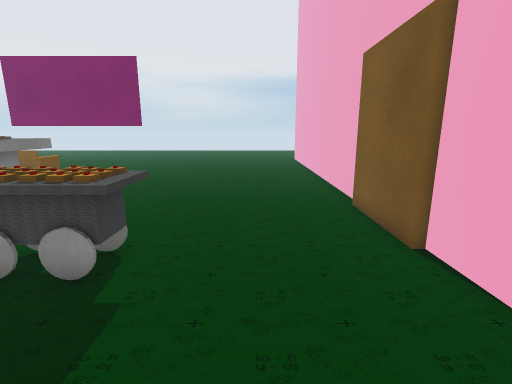
View 1 (above)

16 first-person views from a walk through a scene from a Unity 3-D project. The camera is 1.3 m above the floor, tilts 12° down and sees 85° across. The floor is counted in squares, 0.5 m on a side. Each view is taken from the middle of a square. On the plan, view 1 faces up. The plan holds only what a view shows up to about 19 squares ahead; the rest is blank. The place goes on beyond the plan. The player is left out. Some surface patterns are stand-ins.

View 2
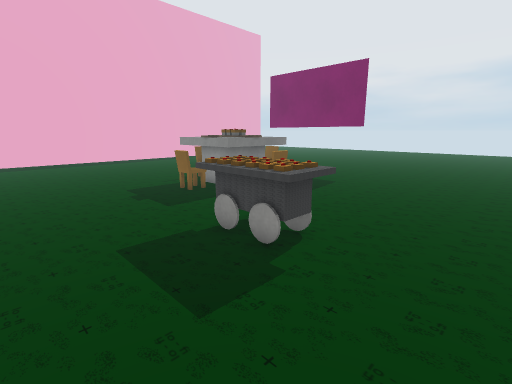

View 3
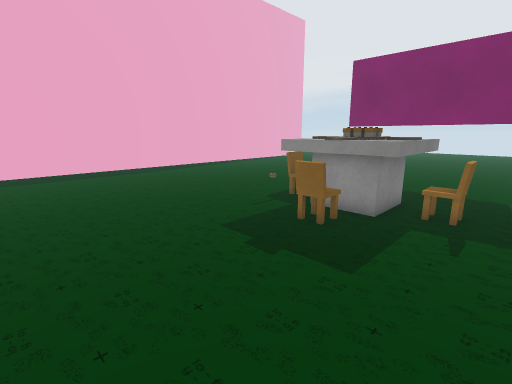

View 4
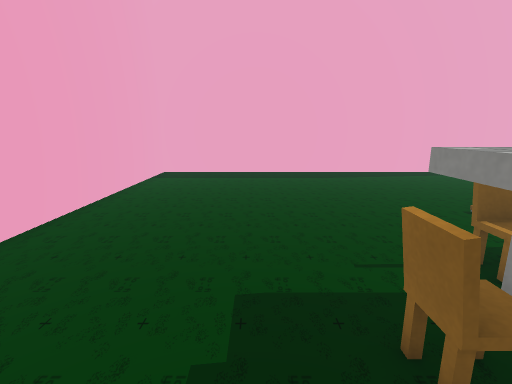

View 5
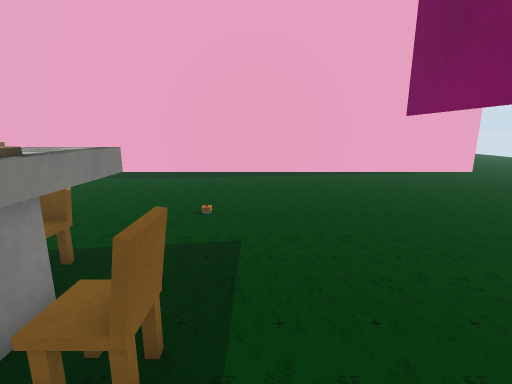

View 6
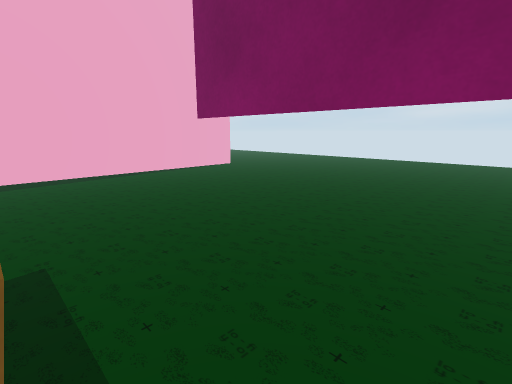

View 7
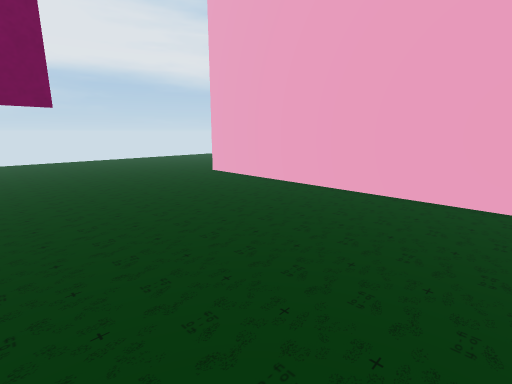

View 8
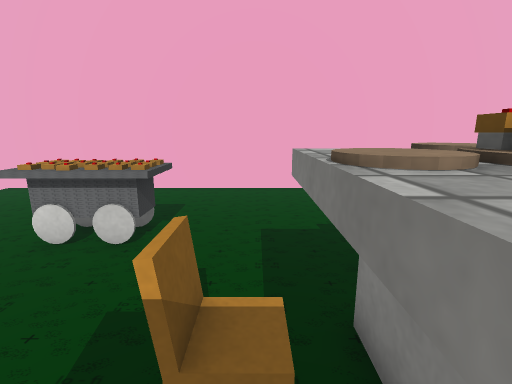

View 9
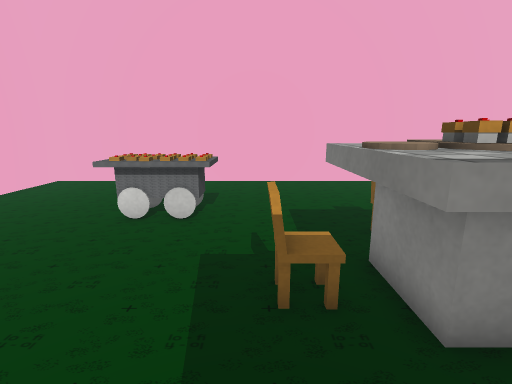

View 10
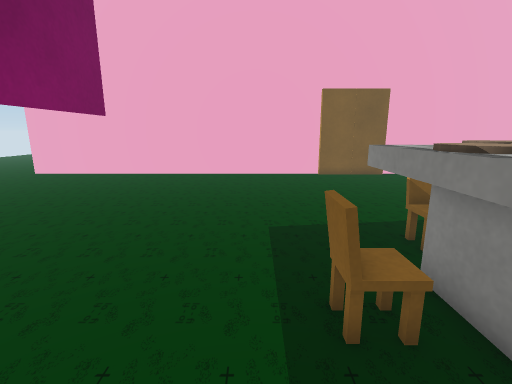

View 11
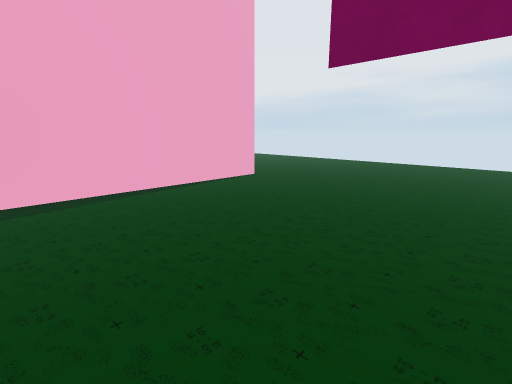

View 12
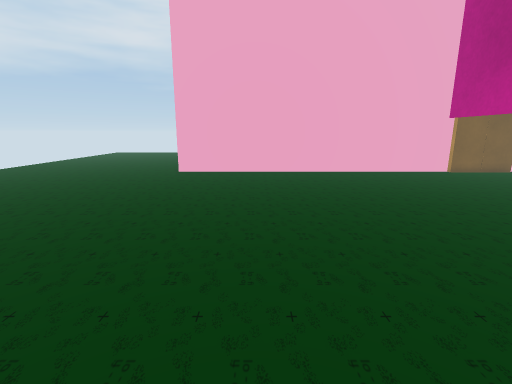

View 13
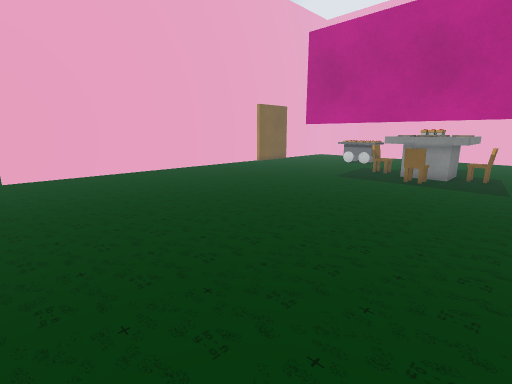

View 14
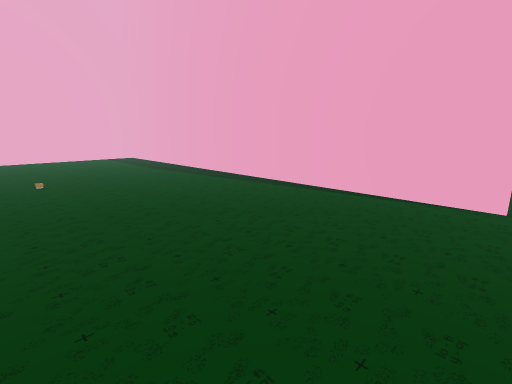

View 15
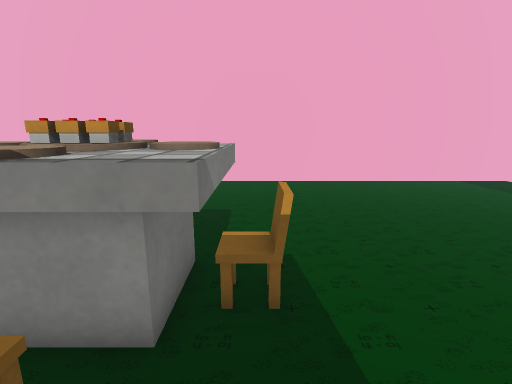

View 16
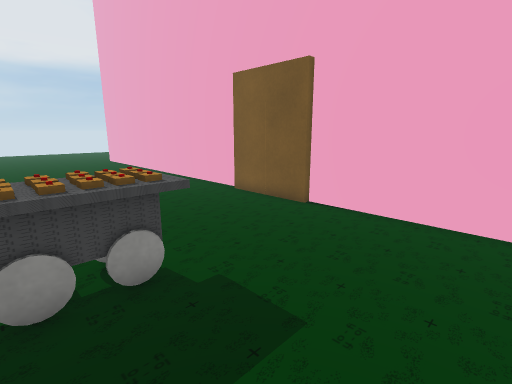

### Floor plan
Key: @ floor where view 1 was taken; # wall or solid block; . floor; ^ raised ledge; T thing the floor can be seen under or through; O other object.
Columns run from 27 left of view 1 to 4 right of it. Each row starts with its distance up from view 1.
 29 #...............................
 28 #..............................#
 27 #..............................#
 26 #..............................#
 25 #..............................#
 24 #..............................#
 23 #..............................#
 22 #..............................#
 21 #..............................#
 20 #..............................#
 19 #..............................#
 18 #...........TTTTTTTT...........#
 17 #..............................#
 16 #..............................#
 15 #..............................#
 14 #..............................#
 13 #...............OO.............#
 12 #..............^OO^............#
 11 #.............#^OO^............#
 10 #.............OOOOOO...........#
  9 #.............OO#OO.O..........#
  8 #..............^#O^............#
  7 #...............OO.............#
  6 #....................OOOOO.....#
  5 #....................OOOOO.....#
  4 #....................OOOOO.....#
  3 #..............................#
  2 #..............................#
  1 #..............................#
  0 #..........................@...#
 -1 ################################

Where each view was taken, in squares from view 1:
view 1: 0 up, 0 right, facing up
view 2: 0 up, 1 right, facing up-left
view 3: 0 up, 6 left, facing up-left
view 4: 5 up, 8 left, facing left
view 5: 14 up, 8 left, facing left
view 6: 13 up, 8 left, facing up-left
view 7: 12 up, 8 left, facing up-right
view 8: 12 up, 8 left, facing down
view 9: 14 up, 7 left, facing down
view 10: 14 up, 14 left, facing right
view 11: 16 up, 14 left, facing up-left
view 12: 23 up, 15 left, facing right
view 13: 29 up, 15 left, facing down-right
view 14: 29 up, 15 left, facing down-left
view 15: 14 up, 13 left, facing down
view 16: 0 up, 5 left, facing up-right
